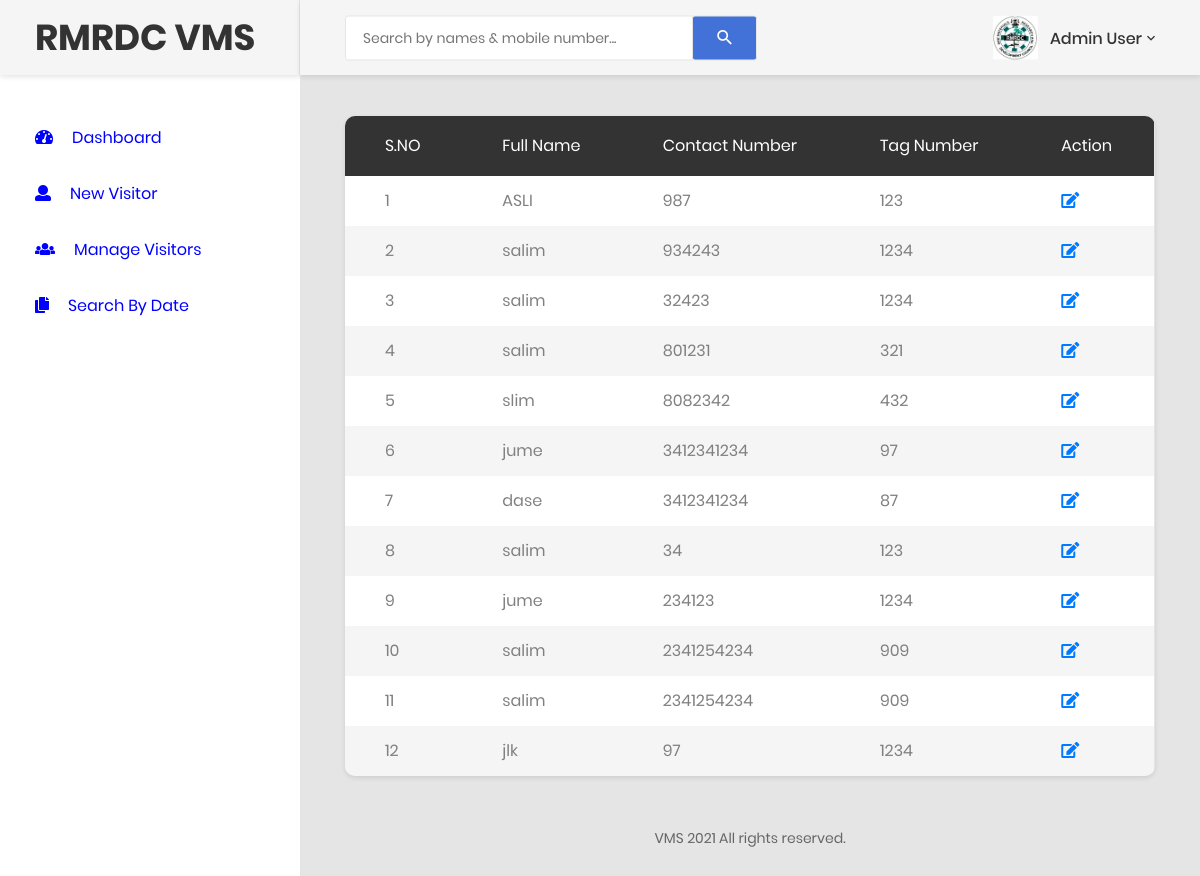
Screenshot of /manage-newvisitors.php (signed in) with the database file from the repository.
### tables this page shows
CREATE TABLE `tblvisitor` (
  `ID` int(5) NOT NULL,
  `FullName` varchar(120) DEFAULT NULL,
  `TagNo` varchar(120) DEFAULT NULL,
  `MobileNumber` bigint(11) DEFAULT NULL,
  `Address` varchar(250) DEFAULT NULL,
  `WhomtoMeet` varchar(120) DEFAULT NULL,
  `Department` varchar(120) DEFAULT NULL,
  `ReasontoMeet` varchar(120) DEFAULT NULL,
  `EnterDate` timestamp NULL DEFAULT CURRENT_TIMESTAMP,
  `remark` varchar(255) DEFAULT NULL,
  `outtime` timestamp NULL DEFAULT NULL ON UPDATE CURRENT_TIMESTAMP,
  `imgName` varchar(255) NOT NULL
);

### manage-newvisitors.php (the view, shortened to what this page needs)
<?php
include('includes/dbconnection.php');
if (strlen($_SESSION['cvmsaid']==0)) {
  header('location:logout.php');
  } else{
  ?>
<!DOCTYPE html>
<html lang="en">
<head>
    <link href="css/font-face.css" rel="stylesheet" media="all">
    <link href="vendor/font-awesome-4.7/css/font-awesome.min.css" rel="stylesheet" media="all">
    <link href="vendor/font-awesome-5/css/fontawesome-all.min.css" rel="stylesheet" media="all">
    <link href="vendor/mdi-font/css/material-design-iconic-font.min.css" rel="stylesheet" media="all">
    <link href="vendor/bootstrap-4.1/bootstrap.min.css" rel="stylesheet" media="all">
    <link href="vendor/animsition/animsition.min.css" rel="stylesheet" media="all">
    <link href="vendor/bootstrap-progressbar/bootstrap-progressbar-3.3.4.min.css" rel="stylesheet" media="all">
    <link href="vendor/wow/animate.css" rel="stylesheet" media="all">
    <link href="vendor/css-hamburgers/hamburgers.min.css" rel="stylesheet" media="all">
    <link href="vendor/slick/slick.css" rel="stylesheet" media="all">
    <link href="vendor/select2/select2.min.css" rel="stylesheet" media="all">
    <link href="vendor/perfect-scrollbar/perfect-scrollbar.css" rel="stylesheet" media="all">
    <link href="css/theme.css" rel="stylesheet" media="all">
</head>
<body class="animsition">
    <div class="page-wrapper">
      <?php include_once('includes/sidebar.php');?>
        <div class="page-container">
            <?php include_once('includes/header.php');?>
            <div class="main-content">
                <div class="section__content section__content--p30">
                    <div class="container-fluid">
                        <div class="row">
                            <div class="col-lg-12">
                                <div class="table-responsive table--no-card m-b-30">
                                    <table class="table table-borderless table-striped table-earning">
                                         <thead>
                                        <tr>
                                            <tr>
                  <th>S.NO</th>
                  <th>Full Name</th>
              <th>Contact Number</th>
              <th>Tag Number</th>
                   <th>Action</th>
                </tr>
                                        </tr>
                                        </thead>
                                       <?php
$id =   $_SESSION['cvmsaid'];
$query = mysqli_query($con,"select *  from tbladmin where id ='$id'");
$dpt = mysqli_fetch_array($query);
$dept = $dpt['AdminName'];
if($dept == "Admin user"){
    $ret = mysqli_query($con,"select * from tblvisitor");
}else{
$ret=mysqli_query($con,"select *from tblvisitor where Department = '$dept'");
}
$cnt=1;
while ($row=mysqli_fetch_array($ret)) {
?>
                <tr>
                  <td><?php echo $cnt;?></td>
                  <td><?php  echo $row['FullName'];?></td>
                  <td><?php  echo $row['MobileNumber'];?></td>
                <td><?php  echo $row['TagNo'];?></td>
                  <td><a href="visitor-detail.php?editid=<?php echo $row['ID'];?>" title="View Full Details"><i class="fa fa-edit fa-1x"></i></a></td>
                </tr>
                <?php
$cnt=$cnt+1;
}?>
                                    </table>
                                </div>
                            </div>
                        </div>
<?php include_once('includes/footer.php');?>
          </div>
                </div>
            </div>
        </div>
    </div>
</body>
</html>
<?php }  ?>

### includes/header.php (shortened to what this page needs)
<header class="header-desktop">
                <div class="section__content section__content--p30">
                    <div class="container-fluid">
                        <div class="header-wrap">
                            <form class="form-header" name="search" action="search-visitor.php" method="post">
                                <input class="au-input au-input--xl" type="text" name="searchdata" id="searchdata" placeholder="Search by names &amp; mobile number..." />
                                <button class="au-btn--submit" type="submit" name="search">
                                    <i class="zmdi zmdi-search"></i>
                                </button>
                            </form>
                            <div class="header-button">
                                 <?php
$adminid=$_SESSION['cvmsaid'];
$ret=mysqli_query($con,"select AdminName from tbladmin where ID='$adminid'");
$row=mysqli_fetch_array($ret);
$name=$row['AdminName'];
?>
                                <div class="account-wrap">
                                    <div class="account-item clearfix js-item-menu">
                                        <div class="image">
                                            <img src="images/icon/rmlg.jpg" alt="logo" />
                                        </div>
                                        <div class="content">
                                            <a class="js-acc-btn" href="#"><?php echo $name; ?></a>
                                        </div>
                                    </div>
                                </div>
                            </div>
                        </div>
                    </div>
                </div>
            </header>

### rows the page displays
tblvisitor: FullName "ASLI", MobileNumber "987", TagNo "123"
tblvisitor: FullName "salim", MobileNumber "934243", TagNo "1234"
tblvisitor: FullName "salim", MobileNumber "32423", TagNo "1234"
tblvisitor: FullName "salim", MobileNumber "801231", TagNo "321"
tblvisitor: FullName "slim", MobileNumber "8082342", TagNo "432"
tblvisitor: FullName "jume", MobileNumber "3412341234", TagNo "97"
tblvisitor: FullName "dase", MobileNumber "3412341234", TagNo "87"
tblvisitor: FullName "salim", MobileNumber "34", TagNo "123"
tblvisitor: FullName "jume", MobileNumber "234123", TagNo "1234"
tblvisitor: FullName "salim", MobileNumber "2341254234", TagNo "909"
tblvisitor: FullName "salim", MobileNumber "2341254234", TagNo "909"
tblvisitor: FullName "jlk", MobileNumber "97", TagNo "1234"

### other values shown
$name "Admin User"
